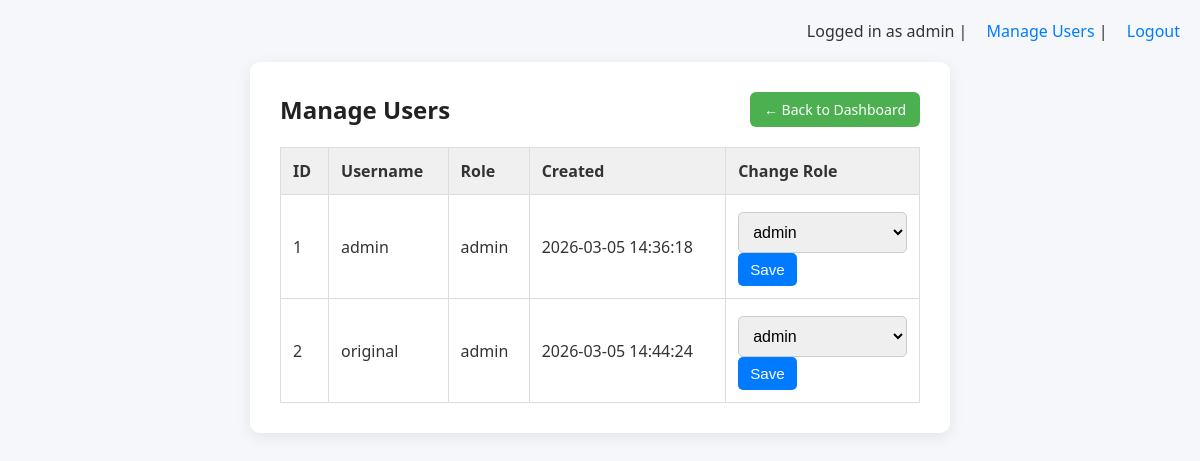
/admin/users (signed in), run on an earlier commit of the app's database.
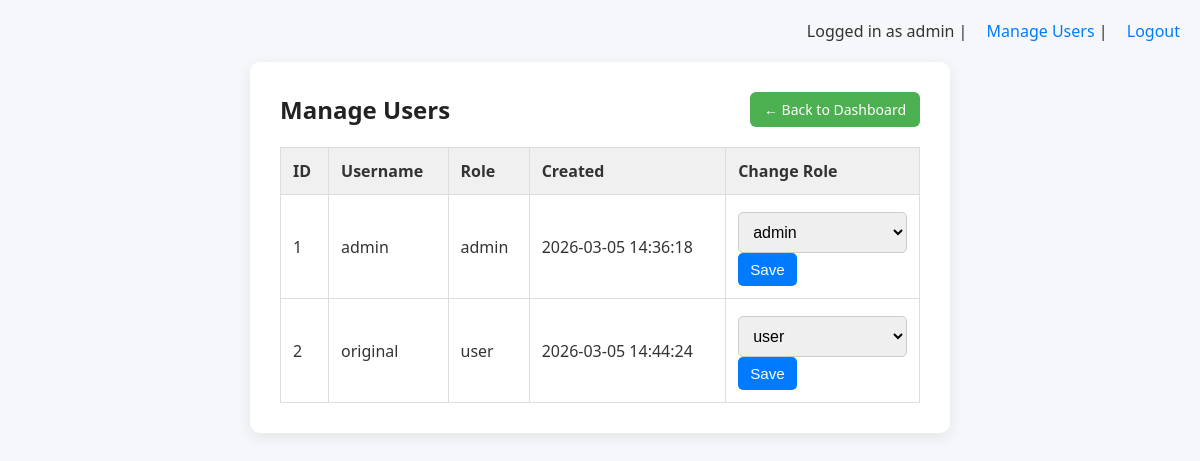
And on a later commit of the database.
### tables this page shows
CREATE TABLE users (
    id INTEGER PRIMARY KEY AUTOINCREMENT,
    username TEXT NOT NULL UNIQUE,
    password_hash TEXT NOT NULL,
    role TEXT NOT NULL DEFAULT 'user',

    -- Brute-force protection
    failed_attempts INTEGER NOT NULL DEFAULT 0,
    lock_until INTEGER,

    created_at TEXT NOT NULL DEFAULT (datetime('now'))
);

### admin.py (the view)
@bp.route("/users")
@admin_required
def users():
    conn = db.get_connection()
    users = conn.execute("SELECT id, username, role, created_at FROM users ORDER BY id ASC").fetchall()
    conn.close()
    return render_template("admin_users.html", users=users)

### db.py (called while the page is built)
def _db_path() -> str:
    try:
        cfg = current_app.config
        if cfg.get("DATABASE"):
            return str(cfg["DATABASE"])
    except RuntimeError:
        pass
    return os.environ.get("DATABASE_PATH", "data.db")

def get_connection() -> sqlite3.Connection:
    conn = sqlite3.connect(_db_path())
    conn.row_factory = sqlite3.Row
    conn.execute("PRAGMA foreign_keys = ON")
    return conn

### security.py (called while the page is built)
def generate_csrf_token() -> str:
    token = session.get("csrf_token")
    if not token:
        token = secrets.token_urlsafe(32)
        session["csrf_token"] = token
    return token

def validate_csrf() -> None:
    if request.method in {"POST", "PUT", "PATCH", "DELETE"}:
        sent = request.form.get("csrf_token") or request.headers.get("X-CSRF-Token")
        expected = session.get("csrf_token")
        if not expected or not sent or sent != expected:
            abort(403)

### templates/admin_users.html (shortened to what this page needs)
{% extends "base.html" %}
{% block content %}
<div style="display:flex; justify-content:space-between; align-items:center; margin-bottom:20px;">
  <h2 style="margin:0;">Manage Users</h2>
  <a href="/" style="
        text-decoration:none;
        padding:8px 14px;
        background:#4CAF50;
        color:white;
        border-radius:6px;
        font-size:14px;
        font-weight:500;
    ">
    ← Back to Dashboard
  </a>
</div>
<table>
  <tr>
    <th>ID</th>
    <th>Username</th>
    <th>Role</th>
    <th>Created</th>
    <th>Change Role</th>
  </tr>
  {% for u in users %}
  <tr>
    <td>{{ u.id }}</td>
    <td>{{ u.username }}</td>
    <td>{{ u.role }}</td>
    <td>{{ u.created_at }}</td>
    <td>
      <form method="post" action="/admin/users/{{ u.id }}/role" style="display:inline;">
        <select name="role" aria-label="Set role">
          <option value="user" {% if u.role == 'user' %}selected{% endif %}>user</option>
          <option value="admin" {% if u.role == 'admin' %}selected{% endif %}>admin</option>
        </select>
        <button class="button" type="submit">Save</button>
      </form>
    </td>
  </tr>
  {% endfor %}
</table>
{% endblock %}

What changed in the data, as far as the page shows it:
changed users "original": role "admin" → "user"
